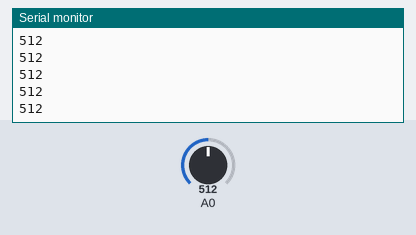
This sketch was run on a simulated Arduino Uno, built with avr-gcc and run on an emulated ATmega328P. Parts: the last lines printed to the serial monitor. Inputs (shaded band) come from the test bench; at power-on: A0 = 512.

Above: at 1.2 s.
1.3 s: A0 set to 716
At 1.9 s:
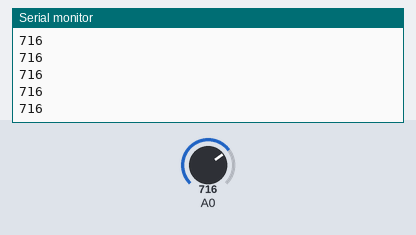
2.8 s: A0 set to 900
At 3.9 s:
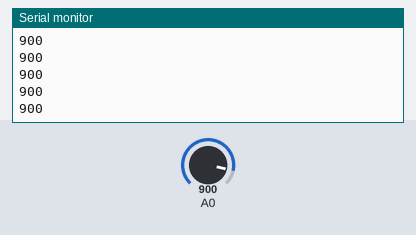
Timing chart, 0 to 5.8 s (numbered marks = the images above; inputs shaded):
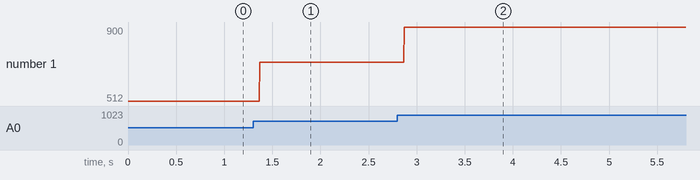

Measured:
- after the input at 1.3 s, the serial monitor: prints a new line after 0.07 s (image 1)
- after the input at 2.8 s, the serial monitor: prints a new line after 0.07 s (image 2)
- plotted number 1: 512 → 716 after the input at 1.3 s, 716 → 900 after the input at 2.8 s

The sketch:

sound_analog.ino
```cpp
int Led = 13 ;// define LED Interface
int buttonpin = 3; // define D0 Sensor Interface
int val = 0;// define numeric variables val

void setup ()
{
  Serial.begin(9600);
}

void loop ()
{
  val = analogRead(A0);// digital interface will be assigned a value of pin 3 to read val
  Serial.println (val);
//  if (val == HIGH) // When the sound detection module detects a signal, LED flashes
//  {
//    Serial.println ("loud");
//  }
//  else
//  {
//    Serial.println ("quiet");
//  }
}
```
